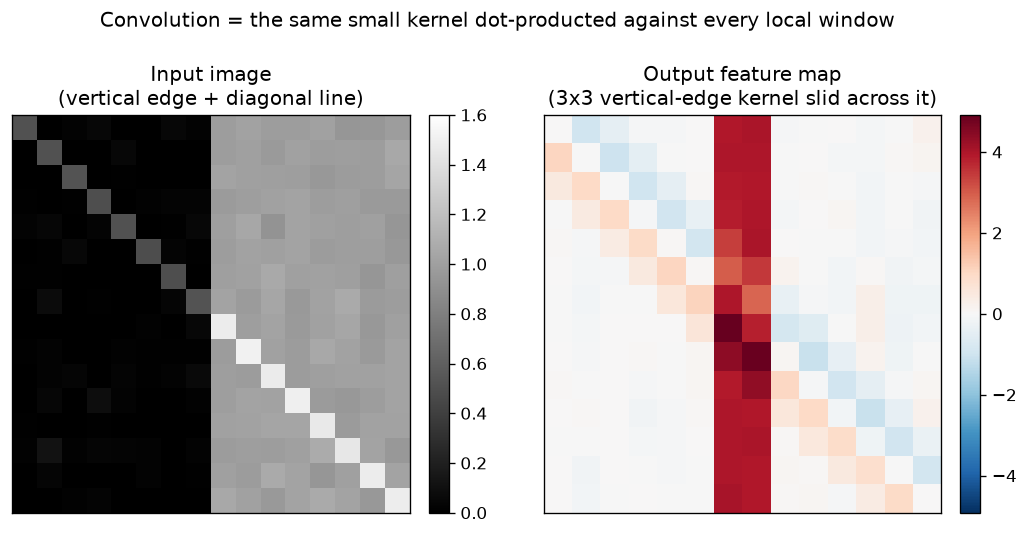

Write Python code to recreate this figure.
"""
The convolution operation, made visible.

A small synthetic "image" contains a vertical edge and a diagonal line.
We slide a 3x3 vertical-edge kernel (a Sobel-style operator) across it
and plot the input alongside the resulting feature map, to make the
"kernel as a learned template detector" intuition concrete.
"""
import numpy as np
import matplotlib.pyplot as plt

np.random.seed(42)

# ---- Build a tiny synthetic 16x16 "image" -----------------------------
n = 16
img = np.zeros((n, n))
img[:, n // 2:] = 1.0                      # a vertical step edge (left dark, right bright)
for i in range(n):                         # a faint diagonal line crossing the edge
    j = i
    if 0 <= j < n:
        img[i, j] += 0.5
img += 0.03 * np.random.randn(n, n)        # tiny sensor noise
img = np.clip(img, 0, None)

# ---- A vertical-edge-detecting kernel (Sobel-x) -----------------------
kernel = np.array([[-1, 0, 1],
                    [-2, 0, 2],
                    [-1, 0, 1]], dtype=float)
k = kernel.shape[0]

# ---- Manual "valid" cross-correlation (what nn.Conv2d actually computes) --
out_size = n - k + 1
feature_map = np.zeros((out_size, out_size))
for i in range(out_size):              # slide the kernel down...
    for j in range(out_size):          # ...and across the image
        patch = img[i:i + k, j:j + k]              # the k x k window under the kernel right now
        feature_map[i, j] = np.sum(patch * kernel)  # elementwise multiply + sum = one dot product

# ---- Plot input vs. output feature map --------------------------------
fig, axes = plt.subplots(1, 2, figsize=(9, 4.2))

im0 = axes[0].imshow(img, cmap="gray", vmin=0, vmax=1.6)
axes[0].set_title("Input image\n(vertical edge + diagonal line)")
axes[0].set_xticks([]); axes[0].set_yticks([])
fig.colorbar(im0, ax=axes[0], fraction=0.046, pad=0.04)

im1 = axes[1].imshow(feature_map, cmap="RdBu_r",
                      vmin=-np.abs(feature_map).max(), vmax=np.abs(feature_map).max())
axes[1].set_title("Output feature map\n(3x3 vertical-edge kernel slid across it)")
axes[1].set_xticks([]); axes[1].set_yticks([])
fig.colorbar(im1, ax=axes[1], fraction=0.046, pad=0.04)

fig.suptitle("Convolution = the same small kernel dot-producted against every local window", y=1.03)
fig.tight_layout()
fig.savefig("graph_DAY_33.png", dpi=120, bbox_inches="tight")
